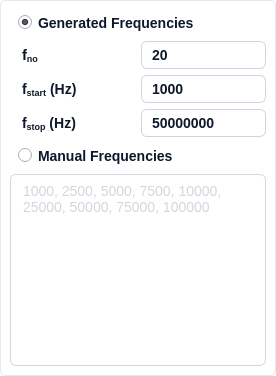
          <widget class="QFrame" name="pyqt5_frame_buffer_group">
           <property name="layoutDirection">
            <enum>Qt::LeftToRight</enum>
           </property>
           <property name="autoFillBackground">
            <bool>false</bool>
           </property>
           <property name="styleSheet">
            <string notr="true">box-sizing: border-box;
display: flex;
flex-direction: column;
align-items: flex-start;
gap: 25px;
background: #FFFFFF;
border: 1px solid #E2E8F0; /* slate/200 */
border-radius: 6px;</string>
           </property>
           <property name="frameShape">
            <enum>QFrame::StyledPanel</enum>
           </property>
           <property name="frameShadow">
            <enum>QFrame::Raised</enum>
           </property>
           <layout class="QVBoxLayout" name="verticalLayout_14">
            <property name="spacing">
             <number>6</number>
            </property>
            <property name="leftMargin">
             <number>9</number>
            </property>
            <property name="topMargin">
             <number>9</number>
            </property>
            <property name="rightMargin">
             <number>9</number>
            </property>
            <property name="bottomMargin">
             <number>9</number>
            </property>
            <item>
             <widget class="QRadioButton" name="pyqt5_radio_frequencies_generated">
              <property name="styleSheet">
               <string notr="true">QRadioButton {
    border: none;  /* No border for the radio button */
    color: #0F172A;  /* Text color */
    font-family: 'Segoe UI', sans-serif;  /* Font family */
    font-style: normal;  /* Font style */
    font-weight: 500;  /* Font weight */
    font-size: 14px;  /* Font size */
    line-height: 24px;  /* Line height */
    padding: 4px 8px;  /* Padding around the radio button text */
}

/* Checked state */
QRadioButton::indicator:checked {
	image: url(:/ui/qt/resources/radiobutton/radio_enabled_checked.png);
}

QRadioButton::indicator:unchecked {
   image: url(:/ui/qt/resources/radiobutton/radio_enabled_unchecked.png);
}

/* Disabled State */
QRadioButton:disabled {
    color: #D2D7DD;  /* Text color when disabled */
}

QRadioButton::indicator:disabled {
}
</string>
              </property>
              <property name="text">
               <string>Generated Frequencies</string>
              </property>
              <property name="checked">
               <bool>true</bool>
              </property>
             </widget>
            </item>
            <item>
             <layout class="QHBoxLayout" name="horizontalLayout_25" stretch="1,1">
              <property name="leftMargin">
               <number>0</number>
              </property>
              <property name="topMargin">
               <number>0</number>
              </property>
              <property name="rightMargin">
               <number>0</number>
              </property>
              <property name="bottomMargin">
               <number>0</number>
              </property>
              <item>
               <widget class="QLabel" name="label_19">
                <property name="styleSheet">
                 <string notr="true"> 	border: none;
	color: #0F172A;  /* Text color */
    font-family: 'Segoe UI', sans-serif;  /* Font family */
    font-style: normal;  /* Font style */
    font-weight: 500;  /* Font weight */
    font-size: 14px;  /* Font size */
    line-height: 24px;  /* Line height */
    padding: 4px 8px;  /* Padding */</string>
                </property>
                <property name="text">
                 <string>&lt;html&gt;&lt;head/&gt;&lt;body&gt;&lt;p&gt;&lt;span style=&quot; font-size:11pt;&quot;&gt;f&lt;/span&gt;&lt;span style=&quot; font-size:11pt; vertical-align:sub;&quot;&gt;no&lt;/span&gt;&lt;/p&gt;&lt;/body&gt;&lt;/html&gt;</string>
                </property>
               </widget>
              </item>
              <item>
               <widget class="QLineEdit" name="pyqt5_entry_frequencies_no">
                <property name="enabled">
                 <bool>true</bool>
                </property>
                <property name="maximumSize">
                 <size>
                  <width>200</width>
                  <height>16777215</height>
                 </size>
                </property>
                <property name="styleSheet">
                 <string notr="true">QLineEdit {
    background: #FFFFFF;  /* Default background */
    border: 1px solid #CBD5E1;  /* Default border */
    border-radius: 6px;  /* Rounded corners */
    color: #0F172A;  /* Text color */
    font-family: 'Segoe UI', sans-serif;  /* Font family */
    font-style: normal;  /* Font style */
    font-weight: 500;  /* Font weight */
    font-size: 14px;  /* Font size */
    line-height: 24px;  /* Line height */
    padding: 4px 8px;  /* Padding */
}

/* Disabled State */
QLineEdit:disabled {
    color: #D2D7DD;
    border: 1px solid #D2D7DD;
}
</string>
                </property>
                <property name="text">
                 <string>20</string>
                </property>
               </widget>
              </item>
             </layout>
            </item>
            <item>
             <layout class="QHBoxLayout" name="horizontalLayout_26" stretch="1,1">
              <property name="leftMargin">
               <number>0</number>
              </property>
              <property name="topMargin">
               <number>0</number>
              </property>
              <property name="rightMargin">
               <number>0</number>
              </property>
              <property name="bottomMargin">
               <number>0</number>
              </property>
              <item>
               <widget class="QLabel" name="label_20">
                <property name="styleSheet">
                 <string notr="true"> 	border: none;
	color: #0F172A;  /* Text color */
    font-family: 'Segoe UI', sans-serif;  /* Font family */
    font-style: normal;  /* Font style */
    font-weight: 500;  /* Font weight */
    font-size: 14px;  /* Font size */
    line-height: 24px;  /* Line height */
    padding: 4px 8px;  /* Padding */</string>
                </property>
                <property name="text">
                 <string>&lt;html&gt;&lt;head/&gt;&lt;body&gt;&lt;p&gt;f&lt;span style=&quot; vertical-align:sub;&quot;&gt;start&lt;/span&gt; (Hz)&lt;/p&gt;&lt;/body&gt;&lt;/html&gt;</string>
                </property>
               </widget>
              </item>
              <item>
               <widget class="QLineEdit" name="pyqt5_entry_frequencies_start">
                <property name="enabled">
                 <bool>true</bool>
                </property>
                <property name="maximumSize">
                 <size>
                  <width>200</width>
                  <height>16777215</height>
                 </size>
                </property>
                <property name="styleSheet">
                 <string notr="true">QLineEdit {
    background: #FFFFFF;  /* Default background */
    border: 1px solid #CBD5E1;  /* Default border */
    border-radius: 6px;  /* Rounded corners */
    color: #0F172A;  /* Text color */
    font-family: 'Segoe UI', sans-serif;  /* Font family */
    font-style: normal;  /* Font style */
    font-weight: 500;  /* Font weight */
    font-size: 14px;  /* Font size */
    line-height: 24px;  /* Line height */
    padding: 4px 8px;  /* Padding */
}

/* Disabled State */
QLineEdit:disabled {
    color: #D2D7DD;
    border: 1px solid #D2D7DD;
}
</string>
                </property>
                <property name="text">
                 <string>1000</string>
                </property>
               </widget>
              </item>
             </layout>
            </item>
            <item>
             <layout class="QHBoxLayout" name="horizontalLayout_29" stretch="1,1">
              <property name="leftMargin">
               <number>0</number>
              </property>
              <property name="topMargin">
               <number>0</number>
              </property>
              <property name="rightMargin">
               <number>0</number>
              </property>
              <property name="bottomMargin">
               <number>0</number>
              </property>
              <item>
               <widget class="QLabel" name="label_23">
                <property name="styleSheet">
                 <string notr="true"> 	border: none;
	color: #0F172A;  /* Text color */
    font-family: 'Segoe UI', sans-serif;  /* Font family */
    font-style: normal;  /* Font style */
    font-weight: 500;  /* Font weight */
    font-size: 14px;  /* Font size */
    line-height: 24px;  /* Line height */
    padding: 4px 8px;  /* Padding */</string>
                </property>
                <property name="text">
                 <string>&lt;html&gt;&lt;head/&gt;&lt;body&gt;&lt;p&gt;f&lt;span style=&quot; vertical-align:sub;&quot;&gt;stop&lt;/span&gt; (Hz)&lt;/p&gt;&lt;/body&gt;&lt;/html&gt;</string>
                </property>
               </widget>
              </item>
              <item>
               <widget class="QLineEdit" name="pyqt5_entry_frequencies_stop">
                <property name="enabled">
                 <bool>true</bool>
                </property>
                <property name="maximumSize">
                 <size>
                  <width>200</width>
                  <height>16777215</height>
                 </size>
                </property>
                <property name="styleSheet">
                 <string notr="true">QLineEdit {
    background: #FFFFFF;  /* Default background */
    border: 1px solid #CBD5E1;  /* Default border */
    border-radius: 6px;  /* Rounded corners */
    color: #0F172A;  /* Text color */
    font-family: 'Segoe UI', sans-serif;  /* Font family */
    font-style: normal;  /* Font style */
    font-weight: 500;  /* Font weight */
    font-size: 14px;  /* Font size */
    line-height: 24px;  /* Line height */
    padding: 4px 8px;  /* Padding */
}

/* Disabled State */
QLineEdit:disabled {
    color: #D2D7DD;
    border: 1px solid #D2D7DD;
}
</string>
                </property>
                <property name="text">
                 <string>50000000</string>
                </property>
               </widget>
              </item>
             </layout>
            </item>
            <item>
             <widget class="QRadioButton" name="pyqt5_radio_frequencies_manual">
              <property name="styleSheet">
               <string notr="true">QRadioButton {
    border: none;  /* No border for the radio button */
    color: #0F172A;  /* Text color */
    font-family: 'Segoe UI', sans-serif;  /* Font family */
    font-style: normal;  /* Font style */
    font-weight: 500;  /* Font weight */
    font-size: 14px;  /* Font size */
    line-height: 24px;  /* Line height */
    padding: 4px 8px;  /* Padding around the radio button text */
}

/* Checked state */
QRadioButton::indicator:checked {
	image: url(:/ui/qt/resources/radiobutton/radio_enabled_checked.png);
}

QRadioButton::indicator:unchecked {
   image: url(:/ui/qt/resources/radiobutton/radio_enabled_unchecked.png);
}

/* Disabled State */
QRadioButton:disabled {
    color: #D2D7DD;  /* Text color when disabled */
}

QRadioButton::indicator:disabled {
}
</string>
              </property>
              <property name="text">
               <string>Manual Frequencies</string>
              </property>
             </widget>
            </item>
            <item>
             <widget class="QTextEdit" name="pyqt5_entry_frequencies_manual">
              <property name="enabled">
               <bool>false</bool>
              </property>
              <property name="styleSheet">
               <string notr="true">QTextEdit {
    background: #FFFFFF;  /* Default background */
    border: 1px solid #CBD5E1;  /* Default border */
    border-radius: 6px;  /* Rounded corners */
    color: #0F172A;  /* Text color */
    font-family: 'Segoe UI', sans-serif;  /* Font family */
    font-style: normal;  /* Font style */
    font-weight: 500;  /* Font weight */
    font-size: 14px;  /* Font size */
    line-height: 24px;  /* Line height */
    padding: 4px 8px;  /* Padding */
}

/* Disabled State */
QTextEdit:disabled {
    color: #D2D7DD;
    border: 1px solid #D2D7DD;
}
</string>
              </property>
              <property name="verticalScrollBarPolicy">
               <enum>Qt::ScrollBarAlwaysOff</enum>
              </property>
              <property name="horizontalScrollBarPolicy">
               <enum>Qt::ScrollBarAlwaysOff</enum>
              </property>
              <property name="html">
               <string>&lt;!DOCTYPE HTML PUBLIC &quot;-//W3C//DTD HTML 4.0//EN&quot; &quot;http://www.w3.org/TR/REC-html40/strict.dtd&quot;&gt;
&lt;html&gt;&lt;head&gt;&lt;meta name=&quot;qrichtext&quot; content=&quot;1&quot; /&gt;&lt;style type=&quot;text/css&quot;&gt;
p, li { white-space: pre-wrap; }
&lt;/style&gt;&lt;/head&gt;&lt;body style=&quot; font-family:'Segoe UI','sans-serif'; font-size:14px; font-weight:496; font-style:normal;&quot;&gt;
&lt;p style=&quot; margin-top:0px; margin-bottom:0px; margin-left:0px; margin-right:0px; -qt-block-indent:0; text-indent:0px;&quot;&gt;&lt;span style=&quot; font-size:14px;&quot;&gt;1000, 2500, 5000, 7500, 10000, 25000, 50000, 75000, 100000&lt;/span&gt;&lt;/p&gt;
&lt;p style=&quot;-qt-paragraph-type:empty; margin-top:0px; margin-bottom:0px; margin-left:0px; margin-right:0px; -qt-block-indent:0; text-indent:0px;&quot;&gt;&lt;br /&gt;&lt;/p&gt;
&lt;p style=&quot;-qt-paragraph-type:empty; margin-top:0px; margin-bottom:0px; margin-left:0px; margin-right:0px; -qt-block-indent:0; text-indent:0px;&quot;&gt;&lt;br /&gt;&lt;/p&gt;&lt;/body&gt;&lt;/html&gt;</string>
              </property>
             </widget>
            </item>
           </layout>
          </widget>
